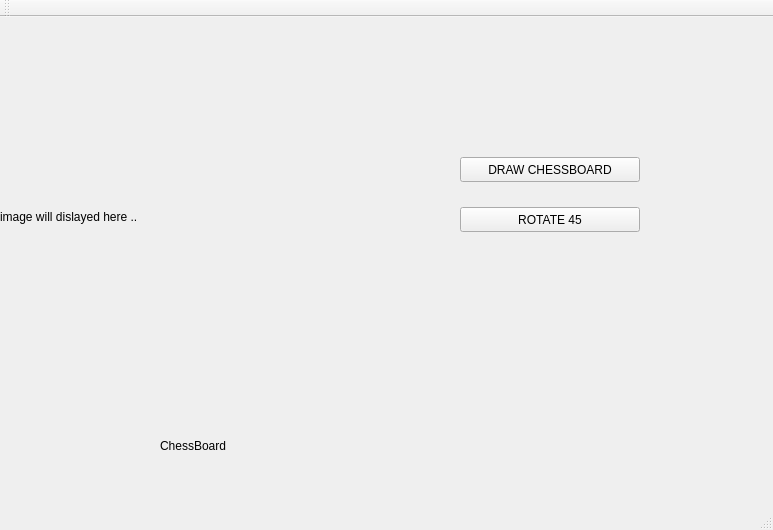
<?xml version="1.0" encoding="UTF-8"?>
<ui version="4.0">
 <class>MainWindow</class>
 <widget class="QMainWindow" name="MainWindow">
  <property name="geometry">
   <rect>
    <x>0</x>
    <y>0</y>
    <width>773</width>
    <height>530</height>
   </rect>
  </property>
  <property name="windowTitle">
   <string>MainWindow</string>
  </property>
  <widget class="QWidget" name="centralWidget">
   <widget class="QLabel" name="label">
    <property name="geometry">
     <rect>
      <x>0</x>
      <y>0</y>
      <width>400</width>
      <height>400</height>
     </rect>
    </property>
    <property name="text">
     <string>image will dislayed here ..</string>
    </property>
   </widget>
   <widget class="QLabel" name="label_2">
    <property name="geometry">
     <rect>
      <x>160</x>
      <y>420</y>
      <width>150</width>
      <height>17</height>
     </rect>
    </property>
    <property name="text">
     <string>ChessBoard</string>
    </property>
   </widget>
   <widget class="QPushButton" name="pushButton">
    <property name="geometry">
     <rect>
      <x>460</x>
      <y>140</y>
      <width>180</width>
      <height>25</height>
     </rect>
    </property>
    <property name="text">
     <string>DRAW CHESSBOARD</string>
    </property>
   </widget>
   <widget class="QPushButton" name="pushButton_2">
    <property name="geometry">
     <rect>
      <x>460</x>
      <y>190</y>
      <width>180</width>
      <height>25</height>
     </rect>
    </property>
    <property name="text">
     <string>ROTATE 45</string>
    </property>
   </widget>
  </widget>
  <widget class="QMenuBar" name="menuBar">
   <property name="geometry">
    <rect>
     <x>0</x>
     <y>0</y>
     <width>773</width>
     <height>22</height>
    </rect>
   </property>
  </widget>
  <widget class="QToolBar" name="mainToolBar">
   <attribute name="toolBarArea">
    <enum>TopToolBarArea</enum>
   </attribute>
   <attribute name="toolBarBreak">
    <bool>false</bool>
   </attribute>
  </widget>
  <widget class="QStatusBar" name="statusBar"/>
 </widget>
 <layoutdefault spacing="6" margin="11"/>
 <resources/>
 <connections/>
</ui>
